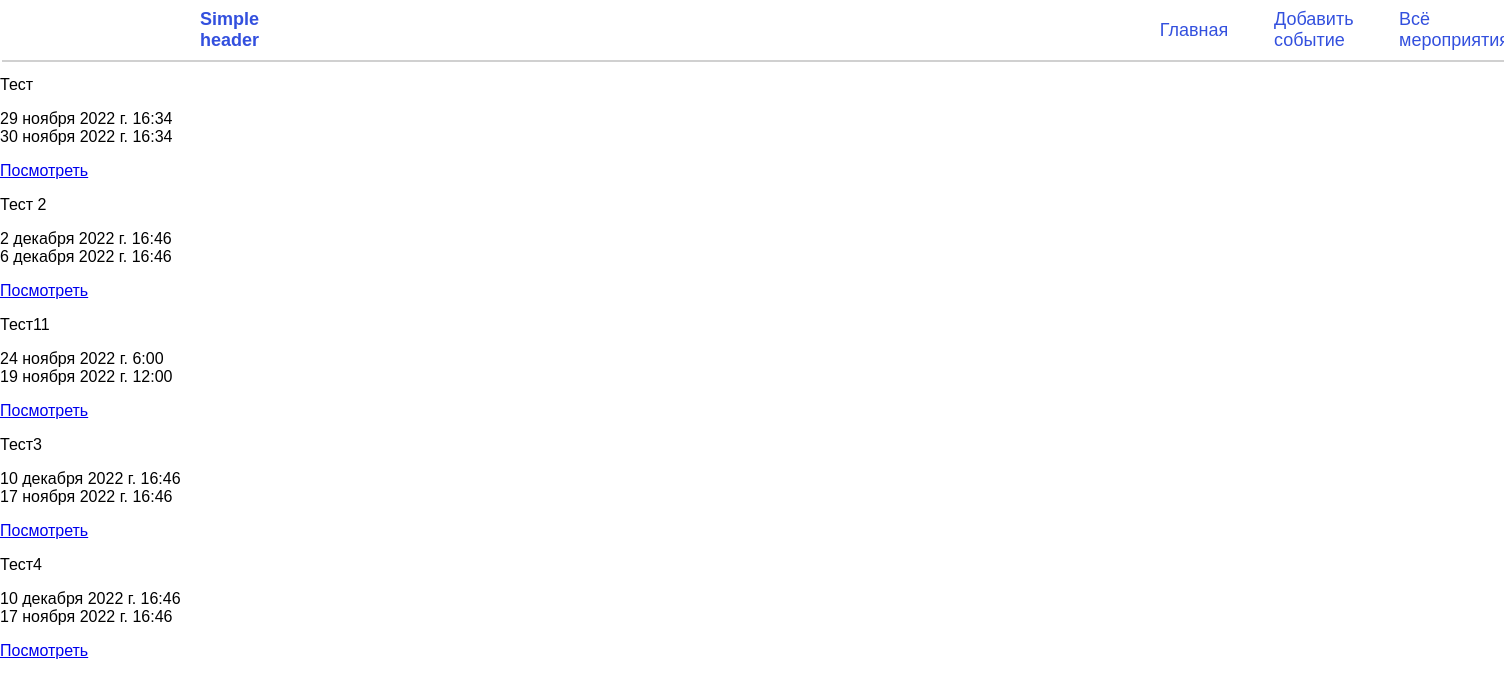
Screenshot of /allevent/ with the database file from the repository.
### event/models.py (models this page shows, shortened)
class Events(models.Model):
    name = models.CharField(max_length=255, verbose_name='Название мероприятия', db_index=True)
    data_begin = models.DateTimeField(verbose_name='Начало мероприятия')
    data_end = models.DateTimeField(verbose_name='Конец мероприятия')
    slug = models.SlugField(unique=True, db_index=True, max_length=255)
    cat = models.ForeignKey('Category', on_delete=models.PROTECT, verbose_name='Категория')
    list_eq2 = models.ManyToManyField('Equipments', verbose_name='Оборудование',)
    class Meta:
        verbose_name = 'Мероприятия'
        verbose_name_plural = 'Мероприятия'
        ordering = ['name']
    def get_absolute_url(self):
        return reverse('event', kwargs={'event_slug': self.slug})

### event/views.py (the view)
# urls.py: path('allevent/', views.all_events, name='allevent'),
def all_events(request):
    event = Events.objects.all()
    return render(request, 'allevent.html', {'menu': menu,
                                             'title': 'Добавить мероприятие',
                                             'event': event
                                             }
                  )

### templates/allevent.html
{% extends 'base.html' %}
{% block content %}
    {% for e in event %}
        <p>{{ e.name }}</p>
        <div>{{ e.data_begin }}</div>
        <div>{{ e.data_end }}</div>
        <p class="link-read-post"><a href="{{ e.get_absolute_url }}">Посмотреть</a></p>
    {% endfor %}
{% endblock %}

### event/static/css/style.css (style rules this page uses)
body, html { margin: 0px; padding: 0px; box-sizing: border-box; font-family: Arial, Helvetica, sans-serif; }

### rows the page displays
Events: name "Тест", data_begin "29 ноября 2022 г. 16:34", data_end "30 ноября 2022 г. 16:34"
Events: name "Тест 2", data_begin "2 декабря 2022 г. 16:46", data_end "6 декабря 2022 г. 16:46"
Events: name "Тест11", data_begin "24 ноября 2022 г. 6:00", data_end "19 ноября 2022 г. 12:00"
Events: name "Тест3", data_begin "10 декабря 2022 г. 16:46", data_end "17 ноября 2022 г. 16:46"
Events: name "Тест4", data_begin "10 декабря 2022 г. 16:46", data_end "17 ноября 2022 г. 16:46"

### other values shown
{{ m.title }} "Главная" "Добавить событие" "Всё…"
